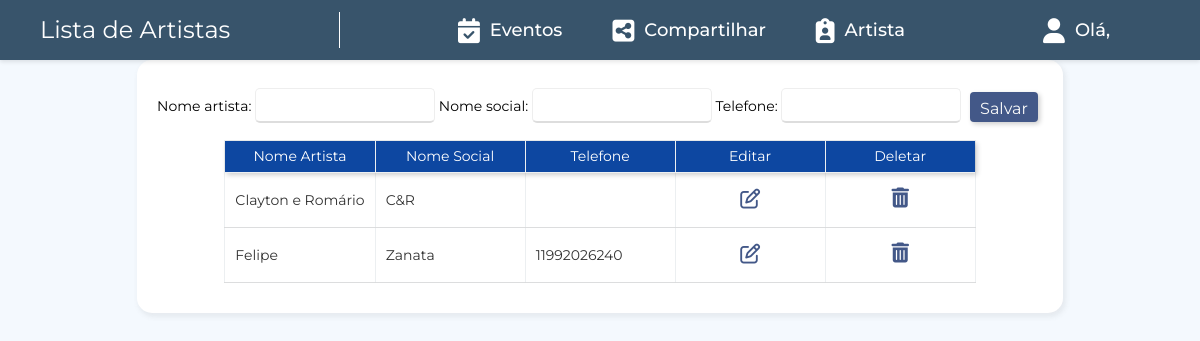
The app's page /eventos/artistas_list/ with its own data.
### eventos/models.py (models this page shows, shortened)
class Artista(models.Model):
    nome_artista = models.CharField(max_length=255, blank=False,null=False)
    nome_social = models.CharField(max_length=255, blank=True,null=True)
    telefone = models.CharField(max_length=17, blank=True)
    class Meta:
        verbose_name = 'Artista'
        verbose_name_plural = 'Artistas'

### eventos/views.py (the view)
# urls.py: path('artistas_list/', views.artistas_list, name='artistas_list'),
def artistas_list(request):
    if request.method == 'POST':
        form = ArtistaForm(request.POST)
        if form.is_valid():
            form.save()
            return redirect('artistas_list')
    artistas = Artista.objects.all()
    form = ArtistaForm()
    context = {'artistas': artistas, 'form': form}
    return render(request, 'artistas_list.html', context)

### eventos/forms.py
class ArtistaForm(forms.ModelForm):
    class Meta:
        model = Artista
        fields = '__all__'

### eventos/templates/artistas_list.html (shortened to what this page needs)
{% extends "base.html" %}
{% block content %}
{% load static %}
<head>
  <link href="{% static 'eventos/css/artista_list.css' %}" rel="stylesheet" />
  <span style="display: none;">{% block page %}Lista de Artistas{% endblock %}</span>
</head>
<body>
  <div class="tabelas">
      <div class="table-estilo">
        <div class="table-header">
          <div style="display: flex; justify-content: center; width: 100%;">
            <form method="post" href="{% if artista.pk %}{% url 'alterar_artista' id=artista.pk %}{% else %}{% url 'adicionar_artista' %}{% endif %}">
                {{ form.as_table }}
                <input type="submit" class="btn" value="Salvar"/>
            </form>
          </div>
        </div>
      <div class="tables">
        <div class="table-container">
          <table class="table-artista">
            <thead>
              <tr class="title">
                <th>Nome Artista</th>
                <th>Nome Social</th>
                <th>Telefone</th>
                <th>Editar</th>
                <th>Deletar</th>
              </tr>
            </thead>
            <tbody>
              {% for artista in artistas %}
              <tr>
                <td>{{ artista.nome_artista }}</td>
                <td>{{ artista.nome_social }}</td>
                <td>{{ artista.telefone }}</td>
                <td style="text-align: center;">
                    <a href="{% url "alterar_artista" artista.pk %}" class="botao-del-editar"><i class="fa-regular fa-pen-to-square" style="color: --botoes-pedidos;"></i></a>
                </td>
                <td style="text-align: center;">
                  <button class="btn-icone excluir" data-artista-id="{{ artista.pk }}">
                    <i class="fa-solid fa-trash-can"></i>
                  </button>
                </td>
              </tr>
              {% endfor %}
            </tbody>
          </table>
        </div>
      </div>
    </div>
  </div>
</div>
</body>
{% endblock content %}

### templates/static/geral/css/base.css (style rules this page uses)
body { color: var(--cor-fonte-geral) !important; font-size: 14px; background-color: var(--cor-background-body); margin: 0; padding: 0; }
a { text-decoration: none; }

### templates/static/eventos/css/artista_list.css (style rules this page uses)
* { font-family: var(--fonte-geral); }
.tabelas { display: flex; margin-top: 5%; justify-content: center; }
.table-estilo { padding: 20px 0px; margin-inline: 10px; min-width: 55%; background-color: var(--cor-branco); border-radius: 15px; border-color: var(--borda-input); box-shadow: 2px 3px 5px 1px rgba(109, 109, 109, 0.1); }
.table-header { display: flex; padding-inline: 20px; height: 50px; justify-content: space-between; align-items: center; }
.table-container { display: flex; position: relative; margin: 10px; justify-content: center; overflow-x: visible; overflow-y: auto; }
.table-artista { cursor: cell; }
.table-artista thead { position: sticky; top: 0; z-index: 3; box-shadow: 2px 2px 5px rgba(0, 0, 0, 0.2); }
.table-artista th { border: 1px solid var(--borda-vertical); text-align: center; min-width: 150px; max-width: 200px; padding: 5px 10px; font-weight: 100; }
.table-artista td { padding: 5px 10px; color: var(--cor-fonte); background-color: white; border: 1px solid var(--borda-vertical); border-bottom: 1px solid var(--borda-bottom); max-width: 200px; }
.title { background-color: var(--fundo-tabela-th); white-space: nowrap; color: white; text-align: center; cursor: cell; }
.btn { display: inline-block; text-align: center; background-color: var(--botoes-pedidos); color: var(--cor-escrita-botao); border: none; height: 30px; width: auto; padding: 5px 10px; margin: auto 5px; font-size: medium; border-radius: 4px; cursor: pointer; white-space: nowrap; transition: background-color 0.3s ease-in-out; box-shadow: 2px 2px 5px rgba(0, 0, 0, 0.2); }
input { padding: 8px; font-size: large; border: 1px solid #eee; border-bottom: 2px solid var(--borda-input); outline: none; border-radius: 5px; width: 180px; height: 35px; }
button { background-color: var(--cor-branco); color: var(--botoes-pedidos); padding: 10px 20px; border: none; border-radius: 5px; cursor: pointer; font-size: 16px; }
.botao-del-editar { background-color: var(--cor-branco); color: var(--botoes-pedidos); padding: 10px 20px; border: none; border-radius: 5px; cursor: pointer; }
i { font-size: 20px; }

### records on screen
Artista: nome_artista "Clayton e Romário", nome_social "C&R"
Artista: nome_artista "Felipe", nome_social "Zanata", telefone "11992026240"
